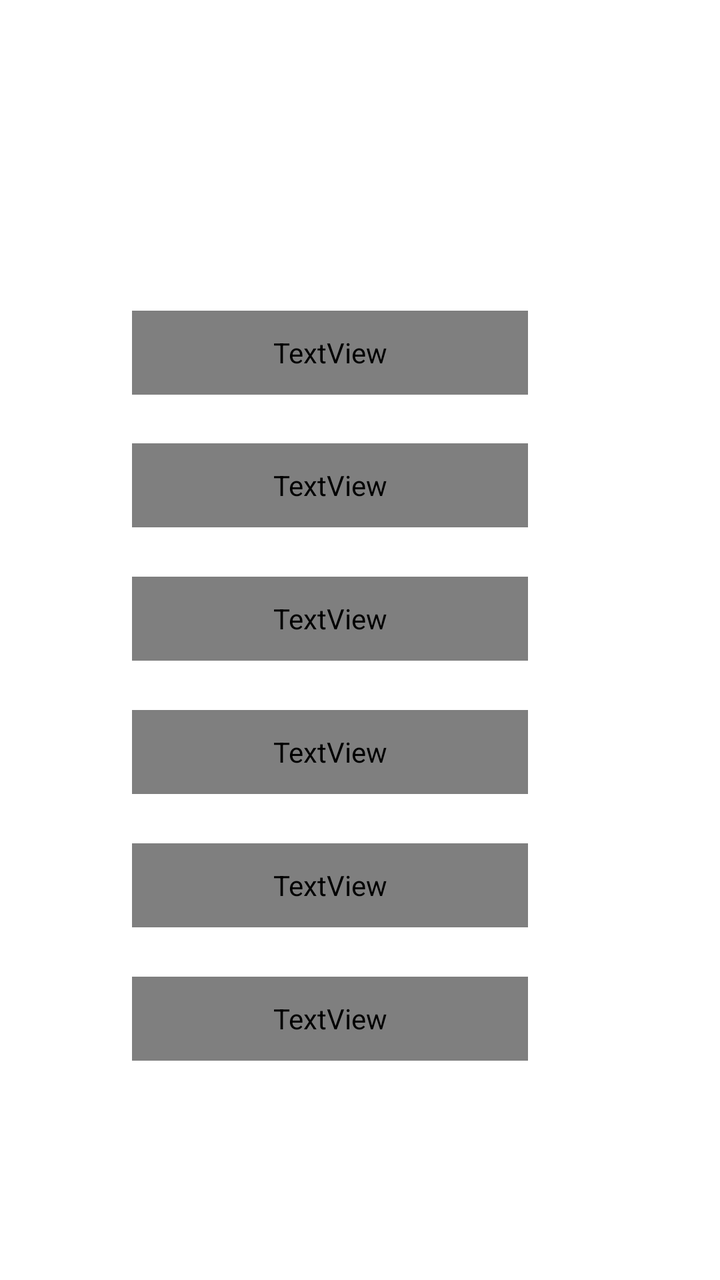
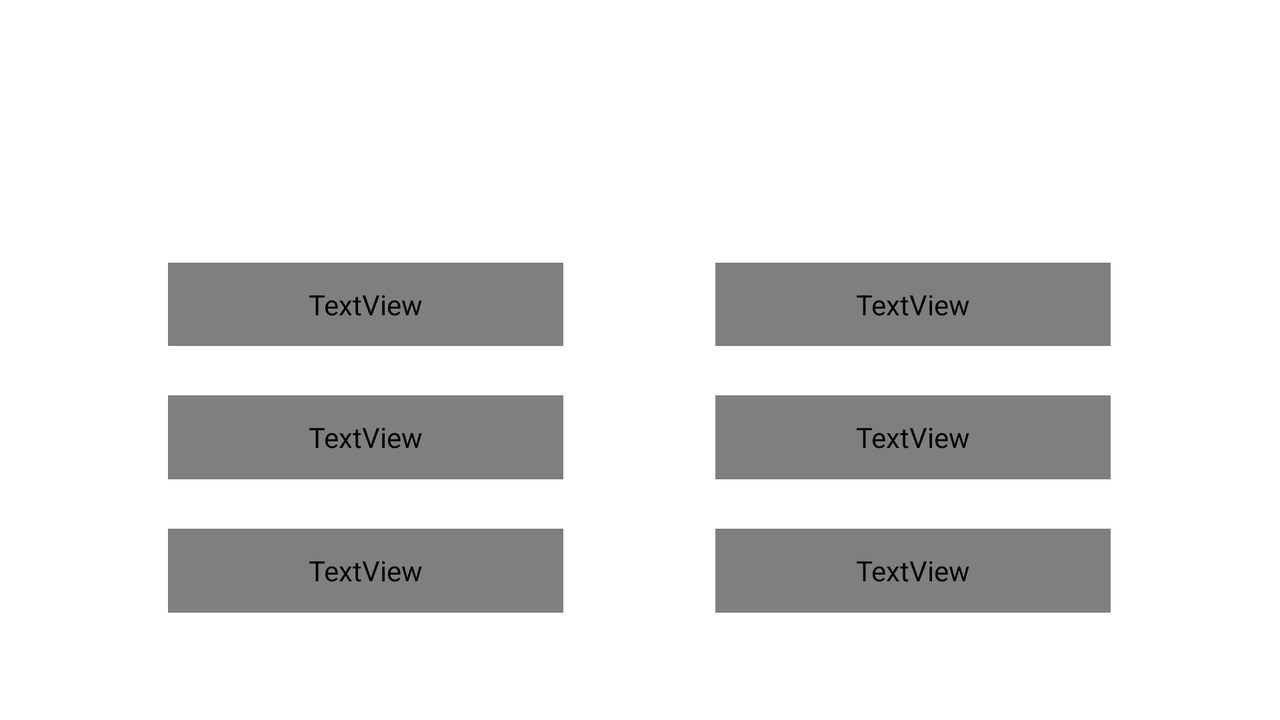

Two renders of one Android screen. The first uses the default layout on a phone; the second uses the alternative layout the repository ships for a different screen configuration, on a matching device. The two XML files are below.
<!-- AndroidManifest.xml: application theme AppTheme -->
<!-- res/layout/activity_main.xml -->
<?xml version="1.0" encoding="utf-8"?>
<LinearLayout xmlns:android="http://schemas.android.com/apk/res/android"
    xmlns:tools="http://schemas.android.com/tools"
    android:id="@+id/llMain"
    android:layout_width="match_parent"
    android:layout_height="match_parent"
    android:background="@drawable/main_menu_background"
    android:orientation="vertical" >

    <LinearLayout
        android:id="@+id/llTop"
        android:layout_width="match_parent"
        android:layout_height="0dp"
        android:layout_weight="0.2432"
        android:orientation="horizontal" >

        
    </LinearLayout>

    <LinearLayout
        android:id="@+id/llMiddle"
        android:layout_width="match_parent"
        android:layout_height="0dp"
        android:layout_weight="0.5865"
        android:baselineAligned="false"
        android:orientation="horizontal" >

        <LinearLayout
            android:id="@+id/llMiddleLeft"
            android:layout_width="0dp"
            android:layout_height="match_parent"
            android:layout_weight="0.1842"
            android:orientation="vertical"
            tools:ignore="NestedWeights" >

            
        </LinearLayout>

        <LinearLayout
            android:id="@+id/llMiddleMenu"
            android:layout_width="0dp"
            android:layout_height="match_parent"
            android:layout_weight="0.5500"
            android:orientation="vertical" >

            <TextView
                android:id="@+id/tvMenuItem1"
                style="@style/mainMenuStyle"
                android:layout_width="match_parent"
                android:layout_height="0dp"
                android:layout_weight="0.1119"
                android:nextFocusUp="@+id/tvMenuItem6"
                android:onClick="startGame"
                android:text="@string/bt_start_game" />

            <TextView
                style="@style/mainMenuEmptyElements"
                android:layout_width="match_parent"
                android:layout_height="0dp"
                android:layout_weight="0.0657" />

            <TextView
                android:id="@+id/tvMenuItem2"
                style="@style/mainMenuStyle"
                android:layout_width="match_parent"
                android:layout_height="0dp"
                android:layout_weight="0.1119"
                android:onClick="goToGameMode"
                android:text="@string/bt_game_mode" />

            <TextView
                style="@style/mainMenuEmptyElements"
                android:layout_width="match_parent"
                android:layout_height="0dp"
                android:layout_weight="0.0657" />

            <TextView
                android:id="@+id/tvMenuItem3"
                style="@style/mainMenuStyle"
                android:layout_width="match_parent"
                android:layout_height="0dp"
                android:layout_weight="0.1119"
                android:nextFocusDown="@+id/tvMenuItem4"
                android:onClick="goToStatistics"
                android:text="@string/bt_statistics" />

            <TextView
                style="@style/mainMenuEmptyElements"
                android:layout_width="match_parent"
                android:layout_height="0dp"
                android:layout_weight="0.0657" />

            <TextView
                android:id="@+id/tvMenuItem4"
                style="@style/mainMenuStyle"
                android:layout_width="match_parent"
                android:layout_height="0dp"
                android:layout_weight="0.1119"
                android:nextFocusUp="@+id/tvMenuItem3"
                android:onClick="settings"
                android:text="@string/bt_settings" />

            <TextView
                style="@style/mainMenuEmptyElements"
                android:layout_width="match_parent"
                android:layout_height="0dp"
                android:layout_weight="0.0657" />

            <TextView
                android:id="@+id/tvMenuItem5"
                style="@style/mainMenuStyle"
                android:layout_width="match_parent"
                android:layout_height="0dp"
                android:layout_weight="0.1119"
                android:onClick="upgradeToPremium"
                android:text="@string/bt_premium" />

            <TextView
                style="@style/mainMenuEmptyElements"
                android:layout_width="match_parent"
                android:layout_height="0dp"
                android:layout_weight="0.0657" />

            <TextView
                android:id="@+id/tvMenuItem6"
                style="@style/mainMenuStyle"
                android:layout_width="match_parent"
                android:layout_height="0dp"
                android:layout_weight="0.1119"
                android:nextFocusDown="@+id/tvMenuItem1"
                android:onClick="showInformation"
                android:text="@string/bt_information" />
        </LinearLayout>

        <LinearLayout
            android:id="@+id/llMiddleRight"
            android:layout_width="0dp"
            android:layout_height="match_parent"
            android:layout_weight="0.2658"
            android:orientation="vertical" >

            
        </LinearLayout>
    </LinearLayout>

    <LinearLayout
        android:id="@+id/llBottom"
        android:layout_width="match_parent"
        android:layout_height="0dp"
        android:layout_weight="0.1703"
        android:orientation="horizontal" >

        
    </LinearLayout>

</LinearLayout>
<!-- resources referenced by this layout -->
<resources>
  <string name="bt_game_mode">Manager…</string>
  <string name="bt_information">Information…</string>
  <string name="bt_premium">Premium…</string>
  <string name="bt_settings">Settings…</string>
  <string name="bt_start_game">Start</string>
  <string name="bt_statistics">Statistics…</string>
  <style name="mainMenuEmptyElements" parent="android:Widget.Holo.Light.TextView">
          <item name="android:clickable">false</item>
          <item name="android:screenReaderFocusable">false</item>
          <item name="android:focusable">false</item>
      </style>
  <style name="mainMenuStyle" parent="android:Widget.Holo.Light.TextView">
          <item name="android:clickable">true</item>
          <item name="android:focusable">true</item>
          <item name="android:screenReaderFocusable">true</item>
          <item name="android:background">@drawable/main_menu_button</item>
          <item name="android:gravity">center_vertical|center_horizontal</item>
          <item name="android:textColor">@color/selector_text_black</item>
          <item name="android:textSize">@dimen/text_size_main_menu</item>
          <item name="android:paddingLeft">@dimen/padding_for_menu_item</item>
          <item name="android:paddingRight">@dimen/padding_for_menu_item</item>
      </style>
  <style name="AppTheme" parent="AppBaseTheme">
          <item name="android:windowFullscreen">true</item>
          <item name="android:windowActionBar">false</item>
          <item name="android:windowNoTitle">true</item>
      </style>
  <!-- drawable main_menu_button: png bitmap (drawable-xxhdpi, 61726 bytes) -->
  <dimen name="text_size_main_menu">20sp</dimen>
  <dimen name="padding_for_menu_item">1dp</dimen>
  <style name="AppBaseTheme" parent="android:Theme.Light" />
</resources>
<!-- res/layout-land/activity_main.xml (the repository's variant of the layout above) -->
<!-- drawn on the phone turned sideways -->
<?xml version="1.0" encoding="utf-8"?>
<LinearLayout xmlns:android="http://schemas.android.com/apk/res/android"
    xmlns:tools="http://schemas.android.com/tools"
    android:id="@+id/llMain"
    android:layout_width="match_parent"
    android:layout_height="match_parent"
    android:background="@drawable/main_menu_background"
    android:orientation="vertical" >

    <LinearLayout
        android:id="@+id/llTop"
        android:layout_width="match_parent"
        android:layout_height="0dp"
        android:layout_weight="0.3657"
        android:orientation="horizontal" >

        
    </LinearLayout>

    <LinearLayout
        android:id="@+id/llMiddle"
        android:layout_width="match_parent"
        android:layout_height="0dp"
        android:layout_weight="0.4871"
        android:baselineAligned="false"
        android:orientation="horizontal" >

        <LinearLayout
            android:id="@+id/llMiddleLeft"
            android:layout_width="0dp"
            android:layout_height="match_parent"
            android:layout_weight="0.1317"
            android:orientation="vertical"
            tools:ignore="NestedWeights" >

            
        </LinearLayout>

        <LinearLayout
            android:id="@+id/llMiddleLeftMenu"
            android:layout_width="0dp"
            android:layout_height="match_parent"
            android:layout_weight="0.3089"
            android:orientation="vertical" >

            <TextView
                android:id="@+id/tvMenuItem1"
                style="@style/mainMenuStyle"
                android:layout_width="match_parent"
                android:layout_height="0dp"
                android:layout_weight="0.2395"
                android:nextFocusUp="@+id/tvMenuItem6"
                android:onClick="startGame"
                android:text="@string/bt_start_game" />

            <TextView
                style="@style/mainMenuEmptyElements"
                android:layout_width="match_parent"
                android:layout_height="0dp"
                android:layout_weight="0.1407" />

            <TextView
                android:id="@+id/tvMenuItem2"
                style="@style/mainMenuStyle"
                android:layout_width="match_parent"
                android:layout_height="0dp"
                android:layout_weight="0.2395"
                android:onClick="goToGameMode"
                android:text="@string/bt_game_mode" />

            <TextView
                style="@style/mainMenuEmptyElements"
                android:layout_width="match_parent"
                android:layout_height="0dp"
                android:layout_weight="0.1407" />

            <TextView
                android:id="@+id/tvMenuItem3"
                style="@style/mainMenuStyle"
                android:layout_width="match_parent"
                android:layout_height="0dp"
                android:layout_weight="0.2395"
                android:nextFocusDown="@+id/tvMenuItem4"
                android:onClick="goToStatistics"
                android:text="@string/bt_statistics" />
        </LinearLayout>

        <LinearLayout
            android:id="@+id/llMiddleCenter"
            android:layout_width="0dp"
            android:layout_height="match_parent"
            android:layout_weight="0.1188"
            android:orientation="vertical" >

            
        </LinearLayout>

        <LinearLayout
            android:id="@+id/llMiddleRightMenu"
            android:layout_width="0dp"
            android:layout_height="match_parent"
            android:layout_weight="0.3089"
            android:orientation="vertical" >

            <TextView
                android:id="@+id/tvMenuItem4"
                style="@style/mainMenuStyle"
                android:layout_width="match_parent"
                android:layout_height="0dp"
                android:layout_weight="0.2395"
                android:nextFocusUp="@+id/tvMenuItem3"
                android:onClick="settings"
                android:text="@string/bt_settings" />

            <TextView
                style="@style/mainMenuEmptyElements"
                android:layout_width="match_parent"
                android:layout_height="0dp"
                android:layout_weight="0.1407" />

            <TextView
                android:id="@+id/tvMenuItem5"
                style="@style/mainMenuStyle"
                android:layout_width="match_parent"
                android:layout_height="0dp"
                android:layout_weight="0.2395"
                android:onClick="upgradeToPremium"
                android:text="@string/bt_premium" />

            <TextView
                style="@style/mainMenuEmptyElements"
                android:layout_width="match_parent"
                android:layout_height="0dp"
                android:layout_weight="0.1407" />

            <TextView
                android:id="@+id/tvMenuItem6"
                style="@style/mainMenuStyle"
                android:layout_width="match_parent"
                android:layout_height="0dp"
                android:layout_weight="0.2395"
                android:nextFocusDown="@+id/tvMenuItem1"
                android:onClick="showInformation"
                android:text="@string/bt_information" />
        </LinearLayout>

        <LinearLayout
            android:id="@+id/llMiddleRight"
            android:layout_width="0dp"
            android:layout_height="match_parent"
            android:layout_weight="0.1317"
            android:orientation="vertical" >

            
        </LinearLayout>
    </LinearLayout>

    <LinearLayout
        android:id="@+id/llBottom"
        android:layout_width="match_parent"
        android:layout_height="0dp"
        android:layout_weight="0.1472"
        android:orientation="horizontal" >

        
    </LinearLayout>

</LinearLayout>
